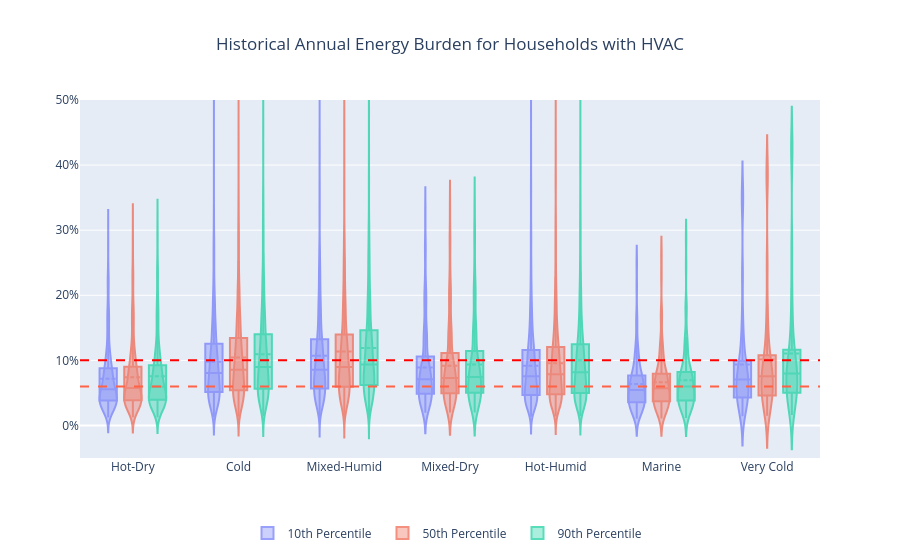

The notebook cell saved with this chart:
### Markdown cell above
# Attempt to do some box plots in Python rather than JMP
Finding that I'm having a hard to generating plots that look how I want with Plotly. Consider switching to R or MATLAB for better plotting if JMP undesired.

### Code cell
import plotly.graph_objects as go


ann_historical = annual_percentiles['CONUS Annual Climate Change Bins [Celsius]'] == 'Historical'
ann_hvac = (annual_percentiles['HVAC Cooling Type'] != '0') & (annual_percentiles['Heating Fuel'] != '0')
df = annual_percentiles[ann_historical & ann_hvac].copy(deep=True)
df['Energy Burden [Annual]'] = df['Energy Burden [Annual]']*100

fig = go.Figure()

fig.add_trace(go.Violin(x=df['Building America Climate Zone'][ df['Percentile'] == 0.1 ],
                        y=df['Energy Burden [Annual]'][ df['Percentile'] == 0.1 ],
                        legendgroup='10th', scalegroup='10th', name='10th Percentile',
                        points=False,
                        # line_color='lightseagreen'
                        )
             )
fig.add_trace(go.Violin(x=df['Building America Climate Zone'][ df['Percentile'] == 0.5 ],
                        y=df['Energy Burden [Annual]'][ df['Percentile'] == 0.5 ],
                        legendgroup='50th', scalegroup='50th', name='50th Percentile',
                        points=False,
                        # line_color='orange'
                        )
             )
fig.add_trace(go.Violin(x=df['Building America Climate Zone'][ df['Percentile'] == 0.9 ],
                        y=df['Energy Burden [Annual]'][ df['Percentile'] == 0.9 ],
                        legendgroup='90th', scalegroup='90th', name='90th Percentile',
                        points=False,
                        # line_color='orange'
                        )
             )

fig.update_layout(violinmode='group', 
                title_text="Historical Annual Energy Burden for Households with HVAC",
                title_x = 0.5, 
                yaxis=dict(
                    ticksuffix="%"
                    ),
                legend=dict(
                    orientation="h",
                    entrywidth=90,
                    yanchor="bottom",
                    y=-0.25,
                    xanchor="center",
                    x=0.5)
                )

fig.update_traces(box_visible=True, meanline_visible=True, box_width= 1)
fig.update_traces(opacity=0.65, selector=dict(type='violin'))

fig.update_yaxes(range=[-5, 50])
fig.add_hline(y=10, line_width=2, line_dash="dash", line_color="red")
fig.add_hline(y=6, line_width=2, line_dash="dash", line_color="tomato")
fig.show()

### Figure 1 — Plotly figure (JSON) as saved in the notebook; plotly's stock layout.template omitted (floating-point values rounded to 4 significant figures; data arrays with more than 128 entries replaced by an {"elided": "..."} marker saying what was removed)
{"data": [{"box": {"visible": true, "width": 1}, "legendgroup": "10th", "meanline": {"visible": true}, "name": "10th Percentile", "opacity": 0.65, "points": false, "scalegroup": "10th", "type": "violin", "x": {"elided": "5307 str values"}, "y": {"elided": "5307 float values"}}, {"box": {"visible": true, "width": 1}, "legendgroup": "50th", "meanline": {"visible": true}, "name": "50th Percentile", "opacity": 0.65, "points": false, "scalegroup": "50th", "type": "violin", "x": {"elided": "5307 str values"}, "y": {"elided": "5307 float values"}}, {"box": {"visible": true, "width": 1}, "legendgroup": "90th", "meanline": {"visible": true}, "name": "90th Percentile", "opacity": 0.65, "points": false, "scalegroup": "90th", "type": "violin", "x": {"elided": "5307 str values"}, "y": {"elided": "5307 float values"}}], "layout": {"legend": {"entrywidth": 90, "orientation": "h", "x": 0.5, "xanchor": "center", "y": -0.25, "yanchor": "bottom"}, "shapes": [{"line": {"color": "red", "dash": "dash", "width": 2}, "type": "line", "x0": 0, "x1": 1, "xref": "x domain", "y0": 10, "y1": 10, "yref": "y"}, {"line": {"color": "tomato", "dash": "dash", "width": 2}, "type": "line", "x0": 0, "x1": 1, "xref": "x domain", "y0": 6, "y1": 6, "yref": "y"}], "title": {"text": "Historical Annual Energy Burden for Households with HVAC", "x": 0.5}, "violinmode": "group", "yaxis": {"range": [-5, 50], "ticksuffix": "%"}}}
